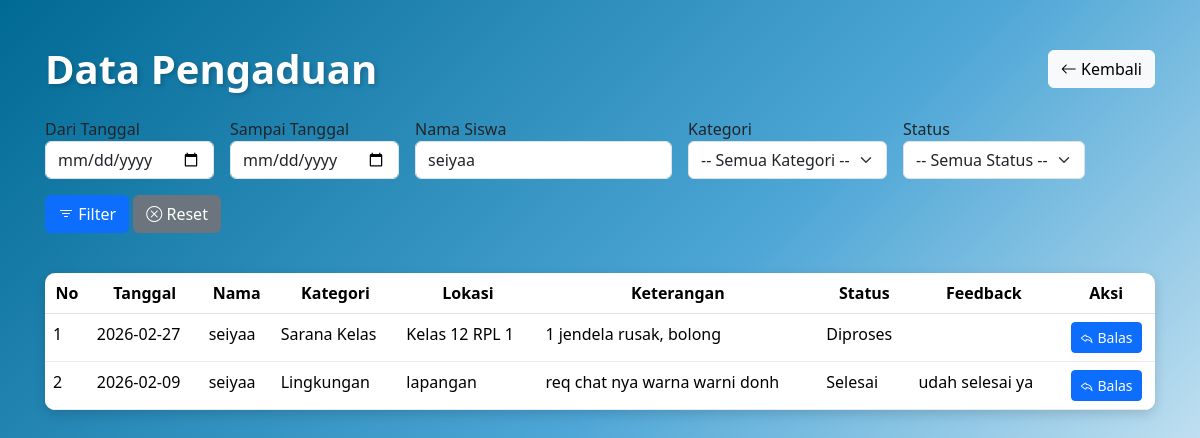
The page /admin/dataaspirasi.php?nama=seiyaa on the database its author committed.
### tables this page shows
CREATE TABLE `input_aspirasi` (
  `id_pelaporan` int(5) NOT NULL,
  `date` date NOT NULL DEFAULT current_timestamp(),
  `nis` varchar(15) NOT NULL,
  `id_kategori` int(5) NOT NULL,
  `lokasi` varchar(50) NOT NULL,
  `keterangan` varchar(100) NOT NULL,
  `status` enum('Menunggu','Diproses','Selesai','Ditolak') NOT NULL DEFAULT 'Menunggu',
  `feedback` varchar(100) DEFAULT NULL
);

CREATE TABLE `siswa` (
  `nis` varchar(15) NOT NULL,
  `nama` varchar(30) NOT NULL,
  `kelas` varchar(10) NOT NULL,
  `password` varchar(15) NOT NULL
);

CREATE TABLE `kategori` (
  `id_kategori` int(5) NOT NULL,
  `tanggal` date NOT NULL DEFAULT current_timestamp(),
  `jenis_kategori` varchar(30) NOT NULL
);

### admin/dataaspirasi.php (the view, shortened to what this page needs)
<?php
include '../koneksi.php';
$nama = isset($_GET['nama']) ? $_GET['nama'] : '';
$where = [];
if ($nama) {
  $where[] = "siswa.nama LIKE '%$nama%'";
}
$whereSQL = '';
if (!empty($where)) {
  $whereSQL = 'WHERE ' . implode(' AND ', $where);
}
$queryaspirasi = mysqli_query($koneksi, "
SELECT input_aspirasi.id_pelaporan,
       input_aspirasi.nis,
       siswa.nama,
       input_aspirasi.date,
       kategori.jenis_kategori,
       input_aspirasi.lokasi,
       input_aspirasi.keterangan,
       input_aspirasi.status,
       input_aspirasi.feedback
FROM input_aspirasi
INNER JOIN kategori ON input_aspirasi.id_kategori = kategori.id_kategori
INNER JOIN siswa ON input_aspirasi.nis = siswa.nis
$whereSQL
ORDER BY input_aspirasi.date DESC
");
?>
<!Doctype html>
<html lang="en">
<head>
  <link href="https://cdn.jsdelivr.net/npm/bootstrap@5.3.8/dist/css/bootstrap.min.css" rel="stylesheet">
  <link rel="stylesheet" href="https://cdn.jsdelivr.net/npm/bootstrap-icons@1.11.0/font/bootstrap-icons.css">
</head>
<body>
  <div class="container">
    <div class="d-flex justify-content-between align-items-center mb-4">
      <h1 class="mb-0">Data Pengaduan</h1>
      <a href="halamanadmin.php" class="btn btn-light">
        <i class="bi bi-arrow-left"></i> Kembali
      </a>
    </div>
    <form method="GET" class="row g-3 mb-4">
      <div class="col-auto">
        <label>Dari Tanggal</label>
        <input type="date" name="dari" class="form-control" value="<?= isset($_GET['dari']) ? $_GET['dari'] : '' ?>">
      </div>
      <div class="col-auto">
        <label>Sampai Tanggal</label>
        <input type="date" name="sampai" class="form-control" value="<?= isset($_GET['sampai']) ? $_GET['sampai'] : '' ?>">
      </div>
      <div class="col-auto">
        <label>Nama Siswa</label>
        <input type="text" name="nama" class="form-control" placeholder="Cari nama siswa" value="<?= isset($_GET['nama']) ? $_GET['nama'] : '' ?>">
      </div>
      <div class="col-auto">
        <label>Kategori</label>
        <select name="kategori" class="form-select">
          <option value="">-- Semua Kategori --</option>
        </select>
      </div>
      <div class="col-auto">
        <label>Status</label>
        <select name="status" class="form-select">
          <option value="">-- Semua Status --</option>
        </select>
      </div>
      <div class="col-auto align-self-end">
        <button type="submit" class="btn btn-primary mb-3">
          <i class="bi bi-filter"></i> Filter
        </button>
        <a href="dataaspirasi.php" class="btn btn-secondary mb-3">
          <i class="bi bi-x-circle"></i> Reset
        </a>
      </div>
    </form>
    <table class="table table-hover">
      <thead>
        <tr>
          <th>No</th>
          <th>Tanggal</th>
          <th>Nama</th>
          <th>Kategori</th>
          <th>Lokasi</th>
          <th>Keterangan</th>
          <th>Status</th>
          <th>Feedback</th>
          <th>Aksi</th>
        </tr>
      </thead>
      <tbody>
        <?php
        $no = 1;
        while ($datapengaduan = mysqli_fetch_array($queryaspirasi)) {
        ?>
          <tr>
            <td><?php echo $no++; ?></td>
            <td><?php echo $datapengaduan['date']; ?></td>
            <td><?php echo $datapengaduan['nama']; ?></td>
            <td><?php echo $datapengaduan['jenis_kategori']; ?></td>
            <td><?php echo $datapengaduan['lokasi']; ?></td>
            <td><?php echo $datapengaduan['keterangan']; ?></td>
            <td><?php echo $datapengaduan['status']; ?></td>
            <td><?php echo $datapengaduan['feedback']; ?></td>
            <td class="text-center">
              <button
                class="btn btn-sm btn-primary"
                data-bs-toggle="modal"
                data-bs-target="#balasModal<?php echo $no; ?>">
                <i class="bi bi-reply"></i> Balas
              </button>
            </td>
          </tr>
        <?php } ?>
      </tbody>
    </table>
  </div>
</body>
</html>

### admin/dataaspirasi.php (style rules this page uses)
body { background: linear-gradient(135deg, #006994 0%, #4da6d6 50%, #ffffff 100%); min-height: 100vh; padding: 20px; }
.container { padding: 25px; max-width: 1250px; margin: 0 auto; }
table { background-color: white; box-shadow: 0 4px 12px rgba(0, 0, 0, 0.15); border-radius: 10px; overflow: hidden; }
thead { background: linear-gradient(135deg, #005178 0%, #0066a1 100%); color: white; }
th { font-weight: 600; padding: 15px; text-align: center; }
td { padding: 12px 15px; border-bottom: 1px solid #e9ecef; }
h1 { color: white; margin-bottom: 30px; font-weight: 700; text-shadow: 2px 2px 4px rgba(0, 0, 0, 0.2); }

### rows shown on the page
input_aspirasi: date "2026-02-27", nis.nama "seiyaa", id_kategori.jenis_kategori "Sarana Kelas", lokasi "Kelas 12 RPL 1", keterangan "1 jendela rusak, bolong", status "Diproses"
input_aspirasi: date "2026-02-09", nis.nama "seiyaa", id_kategori.jenis_kategori "Lingkungan", lokasi "lapangan", keterangan "req chat nya warna warni donh", status "Selesai", feedback "udah selesai ya"
